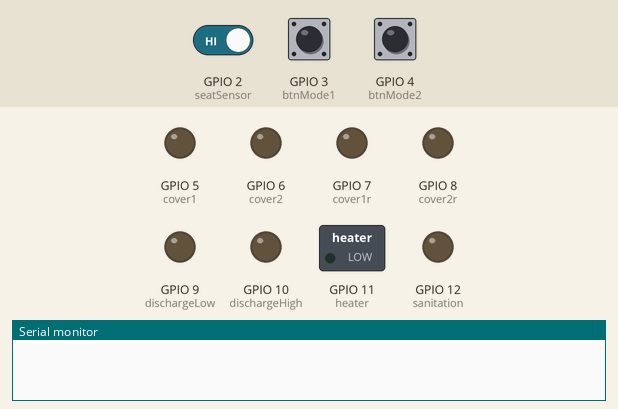
Bench run of a sketch on a simulated ESP8266 (NodeMCU). On the bench: switched loads named in the sketch (green lamp = pin HIGH), output pins drawn as LEDs (lit = HIGH), the last lines printed to the serial monitor. Inputs (shaded band) come from the test bench; at power-on: GPIO 3 (btnMode1) LOW, GPIO 4 (btnMode2) LOW, GPIO 2 (seatSensor) HIGH.

Above: at 1.2 s.
1.3 s: GPIO 3 (btnMode1) pulled HIGH for 3.2 s
At 4.8 s:
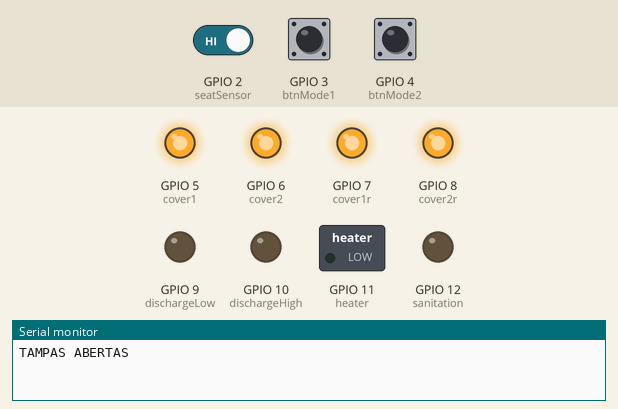
7.5 s: GPIO 4 (btnMode2) pulled HIGH for 1 s
At 8.7 s:
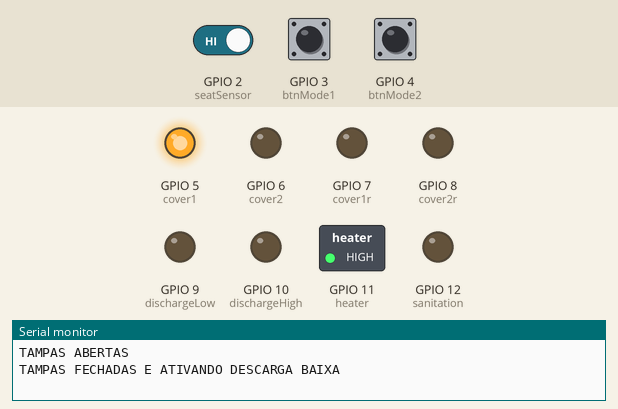
11.5 s: GPIO 4 (btnMode2) pulled HIGH for 0.15 s
At 12.7 s:
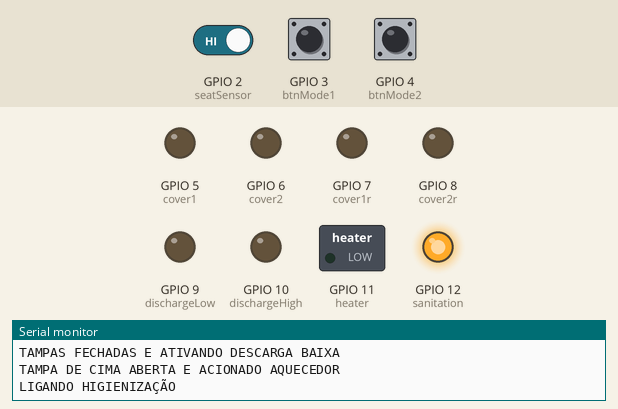
14.6 s: GPIO 2 (seatSensor) driven LOW
At 18.5 s:
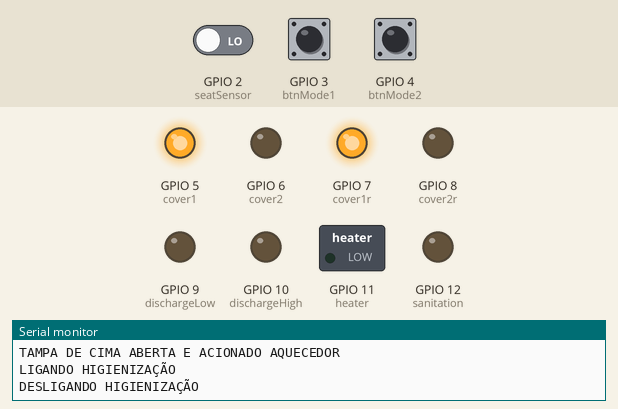
20.6 s: GPIO 3 (btnMode1) pulled HIGH for 1 s
At 22.5 s:
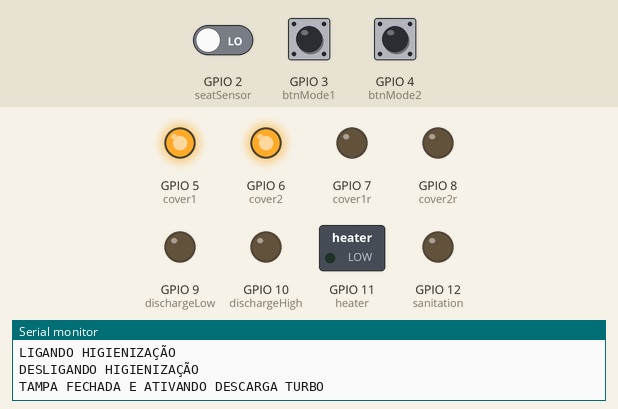
Timing chart, 0 to 25.8 s (numbered marks = the images above; inputs shaded):
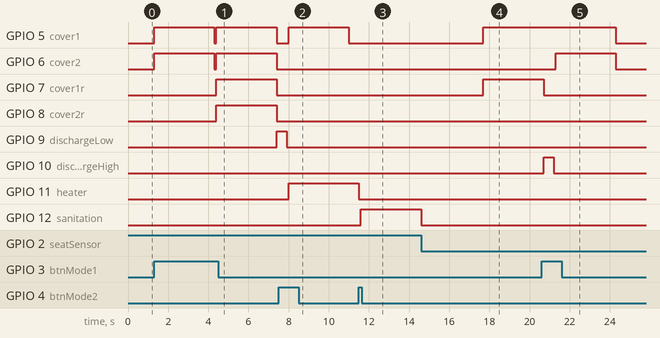

The sketch:

privadaAutomatica.ino
```cpp
//*******************************************************************************************************************************
//*******************************************************************************************************************************
//                                                   SMART TOILET
//*******************************************************************************************************************************
//*******************************************************************************************************************************
// DESCRIÇÃO DO FUNCIONAMENO: ESSE PROGRAMA REALIZA O FUNCIONAMENTO AUTOMÁTICO DE UMA PRIVADA INTELIGENTE, QUE APRESENTAM DOIS
// MODOS
//  Modo 1
//• Através de acionamento externo em um botão, abre as duas tampas;
//• Através de acionamento externo em um botão fecha as duas tampas;
//• Quando baixar as duas tampas o sistema de descarga deve ser acionado no modo “baixo de descarga”.
// Modo 2
//• Através de acionamento externo por um botão abre uma tampa;
//• Faz aquecimento da tampa à 26 ºC;
//• Após uso, através de acionamento de botão realiza o procedimento de higienização deve ser acionado por 3 segundos;
//• Ao levantar-se, a tampa deve fechar automaticamente;
//• Quando baixar uma tampa o sistema de descarga deve ser acionado em modo “turbo de descarga”.
//
// PROGRAMADOR: Marcos da Silva Paiva
// DATA: 20/05/2021
// VERSÃO: 1.0
//*******************************************************************************************************************************
//*******************************************************************************************************************************

#include <Arduino.h>

//DECLARAÇÃO DAS VARIÁVEIS DO SISTEMA
const int seatSensor = 2; //Sensor de assento
const int btnMode1 = 3; //Botão que ativa o Modo 1
const int btnMode2 = 4; //Botão que ativa o modo 2
const int cover1 = 5; //Tampa de cima
const int cover2 = 6; //Tampa de baixo
const int cover1r = 7; //Tampa de cima reversão do motor
const int cover2r = 8; //Tampa de baixo reversão do motor
const int dischargeLow = 9; //Discarga baixa
const int dischargeHigh = 10; //Discarga Turbo
const int heater = 11; //Aquecedor do assento
const int sanitation = 12; //Sistema de higienização

int stateCover1 = 0; //SE IGUAL A 1 TAMPA DE CIMA LEVANTADA SE IGUAL 0 TAMPA DE CIMA ABAIXADA
int stateCover2 = 0; //SE IGUAL A 1 TAMPA DE BAIXO ABERTA, SE IGUAL A 0 TAMPA DE BAIXO FECHADA
int stateSeatSensor = 0; //SE IGUAL 1 PESSOA SENTADA SE IGUAL A 0 PESSOA LEVANTADA
int mode2 = 0; //INDICA QUE O MODO 2 ESTÁ ATIVO

//CONFIGURAÇÕES DO SISTEMA
void setup() {
  //DECLARANDO AS ENTRADAS (BOTÕES)
  pinMode (seatSensor, INPUT);
  pinMode (btnMode1, INPUT);
  pinMode (btnMode2, INPUT);
  //DECLARANDO SAÍDAS (MOTORES E AQUECEDOR)
  pinMode(cover1, OUTPUT);
  pinMode(cover2, OUTPUT);
  pinMode(cover1r, OUTPUT);
  pinMode(cover2r, OUTPUT);
  pinMode (dischargeLow, OUTPUT);
  pinMode (dischargeHigh, OUTPUT);
  pinMode (heater, OUTPUT);
  pinMode (sanitation, OUTPUT);

  Serial.begin(115200); //ATIVANDO COMUNICAÇÃO SERIAL COM BAUD RATE DE 115200

  //INICAINDO SISTEMA COM TODAS AS SAÍDAS DESLIGADAS
  digitalWrite(cover1, LOW);
  digitalWrite(cover2, LOW);
  digitalWrite(cover1r, LOW);
  digitalWrite(cover2r, LOW);
  digitalWrite(dischargeLow, LOW);
  digitalWrite(dischargeHigh, LOW);
  digitalWrite(heater, LOW);
  digitalWrite(sanitation, LOW);
}

void loop() {
  stateSeatSensor = digitalRead(seatSensor); //VERIFICA ESTADO DO SENSOR DE ASSENTO

  // MODO 1
  if ((digitalRead(btnMode1) == HIGH) && (stateCover1 == 0) && (stateCover2 == 0)) { //VERIFICA SE BOTÃO MODO 1 PRESSIONADO AND TAMPAs FECHADAS AND MODO 1 DESLIGADO
    //ROTINA REALIZADA QUANDO AS TAMPAS ESTÃO FECHADAS
    digitalWrite(cover1, HIGH); //ABRE TAMPA DE CIMA
    digitalWrite(cover2, HIGH); //ABRE TAMPA DE BAIXO
    delay(3000); //TEMPO PARA ABRIR AS TAMPAS
    digitalWrite(cover1, LOW); //ABRE TAMPA DE CIMA
    digitalWrite(cover2, LOW); //ABRE TAMPA DE BAIXO
    stateCover1 = 1; //TAMPA DE CIMA LEVANTADA
    stateCover2 = 1; //TAMPA DE BAIXO LEVANTADA
    Serial.println("TAMPAS ABERTAS");
    delay(100);
  } else if ((digitalRead(btnMode1) == HIGH) && (stateCover1 == 1) && (stateCover2 == 1)) { //VERIFICA SE BOTÃO MODO 1 PRESSIONADO AND TAMPAS ABERTAS AND MODO 1 LIGADO
    //ROTINA REALIZADA QUANDO AS TAMPAS ESTÃO ABERTAS NO MODO 1, PARA FECHAR A TAMPA É NECESSÁRIO AS DUAS SAÍDAS ATIVAS
    digitalWrite(cover1r, HIGH); //FECHA TAMPA DE CIMA
    digitalWrite(cover2r, HIGH); //FECHA TAMPA DE BAIXO
    digitalWrite(cover1, HIGH);
    digitalWrite(cover2, HIGH);
    delay(3000); //TEMPO PARA FECHAR AS TAMPAS
    digitalWrite(cover1, LOW);
    digitalWrite(cover2, LOW);
    digitalWrite(cover1r, LOW);
    digitalWrite(cover2r, LOW);
    stateCover1 = 0; //TAMPA DE CIMA ABAIXADA
    stateCover2 = 0; //TAMPA DE BAIXO ABAIXADA
    Serial.println("TAMPAS FECHADAS E ATIVANDO DESCARGA BAIXA");
    digitalWrite(dischargeLow, HIGH); //ATIVA DISCARGA BAIXA
    delay(500); //500 milissegundos acionada
    digitalWrite(dischargeLow, LOW); //DESATIVA DISCARGA BAIXA
    delay(100);
  }

  // MODO 2
  if ((digitalRead(btnMode2) == HIGH) && (stateCover1 == 0) && (stateCover2 == 0) && (mode2 == 0)) { //VERIFICA SE BOTÃO MODO 2 PRESSIONADO AND TAMPAS FECHADAS AND MODO 2 DESLIGADO
    //ROTINA REALIZADA QUANDO AS TAMPAS ESTÃO FECHADAS
    digitalWrite(cover1, HIGH); //ABRE TAMPA DE CIMA
    digitalWrite(heater, HIGH); //LIGA AQUECEDOR DO ASSENTO
    delay(3000); //TEMPO PARA ABRIR A TAMPA DE CIMA
    digitalWrite(cover1, LOW); //ABRE TAMPA DE CIMA
    Serial.println("TAMPA DE CIMA ABERTA E ACIONADO AQUECEDOR");
    stateCover1 = 1; //TAMPA DE CIMA LEVANTADA
    mode2 = 1; //MODO 1 ATIVO
    delay(100);
  } else if ((digitalRead(btnMode2) == HIGH) && (stateCover1 == 1) && (stateCover2 == 0) && (stateSeatSensor == 1) && (mode2 == 1)) { //VERIFICA SE BOTÃO MODO 2 PRESSIONADO AND TAMPA DE CIMA LEVANTADA AMD TAMPA DE BAIXO ABAIXADA AND PESSOA SENTADA AND MODO 2 LIGADO
    //ROTINA REALIZADA A HIGIENIZAÇÃO NO MODO 2
    digitalWrite(heater, LOW); //DESLIGA AQUECEDOR DO ASSENTO
    delay(100);
    Serial.println("LIGANDO HIGIENIZAÇÃO");
    digitalWrite(sanitation, HIGH); //ACIONA A HIGIENIZAÇÃO
    delay(3000); //ACIONADA POR 3 SEGUNDOS
    Serial.println("DESLIGANDO HIGIENIZAÇÃO");
    digitalWrite(sanitation, LOW); //DESACIONA A HIGIENIZAÇÃO
    mode2 = 2;
    delay(100);
  } else if ((stateSeatSensor == 0) && (stateCover1 == 1) && (stateCover2 == 0) && (mode2 == 2)) {
    //ROTINA REALIZADA APÓS A HIGIENIZAÇÃO NO MODO 2, FECHAMENTO DA TAMPA, É NECESSÁRIO AS DUAS SAÍDAS ATIVAS
    delay(3000); //TEMPO PARA A PESSOA LEVANTAR DO ASSENTO
    digitalWrite(cover1r, HIGH); //FECHA TAMPA DE CIMA
    digitalWrite(cover1, HIGH);
    delay(3000); //TEMPO PARA FECHAR AS TAMPAS
    digitalWrite(cover1r, LOW); //FECHA TAMPA DE CIMA
    mode2 = 0; //MODO 1 ATIVO
    stateCover1 = 0; //TAMPA DE CIMA ABAIXADA
    Serial.println("TAMPA FECHADA E ATIVANDO DESCARGA TURBO");
    digitalWrite(dischargeHigh, HIGH); //ACIONA DESCARGA NO MODO TURBO
    delay(500);
    digitalWrite(dischargeHigh, LOW); //DESACIONA DESCARGA NO MODO TURBO
    delay(100);
  }
}
```

Measured:
- after the input at 1.3 s, GPIO 5 (cover1), GPIO 6 (cover2): alternates HIGH for 3.0 s and LOW for 0.10 s, starting at once; GPIO 7 (cover1r), GPIO 8 (cover2r): LOW → HIGH after 3.1 s, → LOW 3.0 s later; GPIO 9 (dischargeLow): LOW → HIGH after 6.1 s
- after the input at 7.5 s, GPIO 5 (cover1): LOW → HIGH after 0.50 s, → LOW 3.0 s later; GPIO 11 (heater): LOW → HIGH after 0.50 s
- after the input at 11.5 s, GPIO 11 (heater): HIGH → LOW at once; GPIO 12 (sanitation): LOW → HIGH after 0.10 s
- after the input at 14.6 s, GPIO 5 (cover1), GPIO 7 (cover1r): LOW → HIGH after 3.1 s
- after the input at 20.6 s, GPIO 5 (cover1): HIGH → LOW after 3.7 s; GPIO 6 (cover2): LOW → HIGH after 0.70 s, → LOW 3.0 s later
